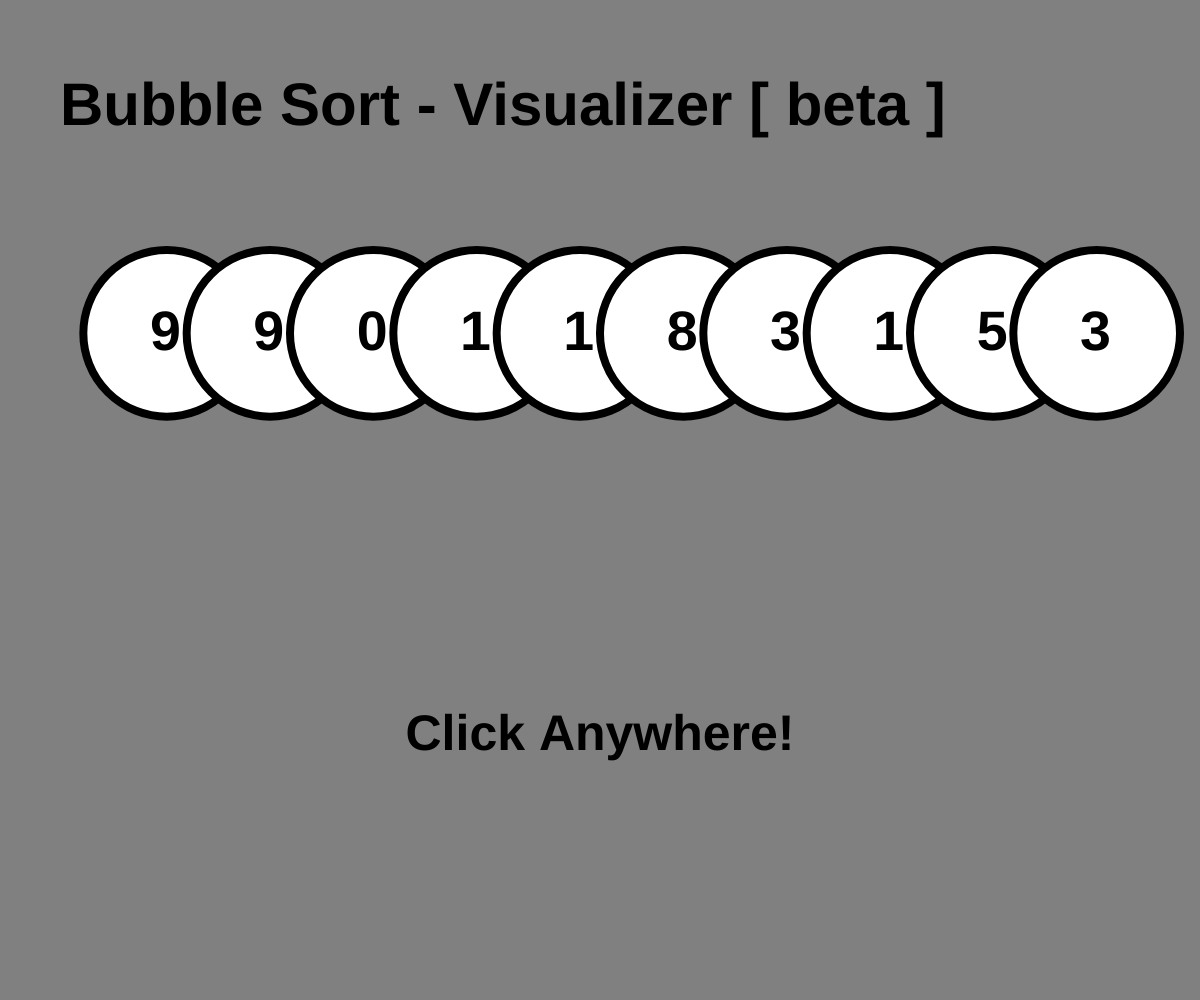
Frame 1 (no input)
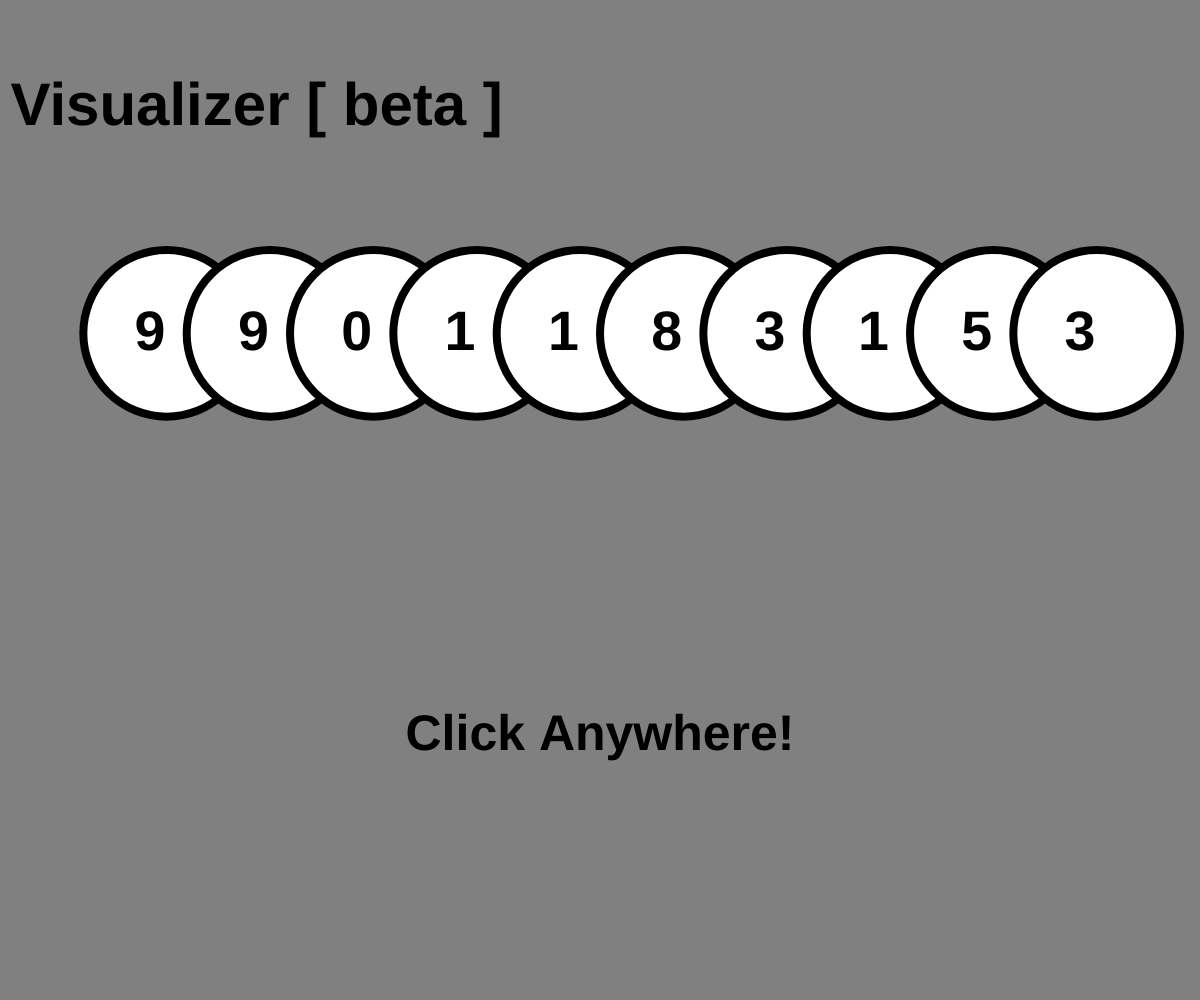
Frame 60 (no input)
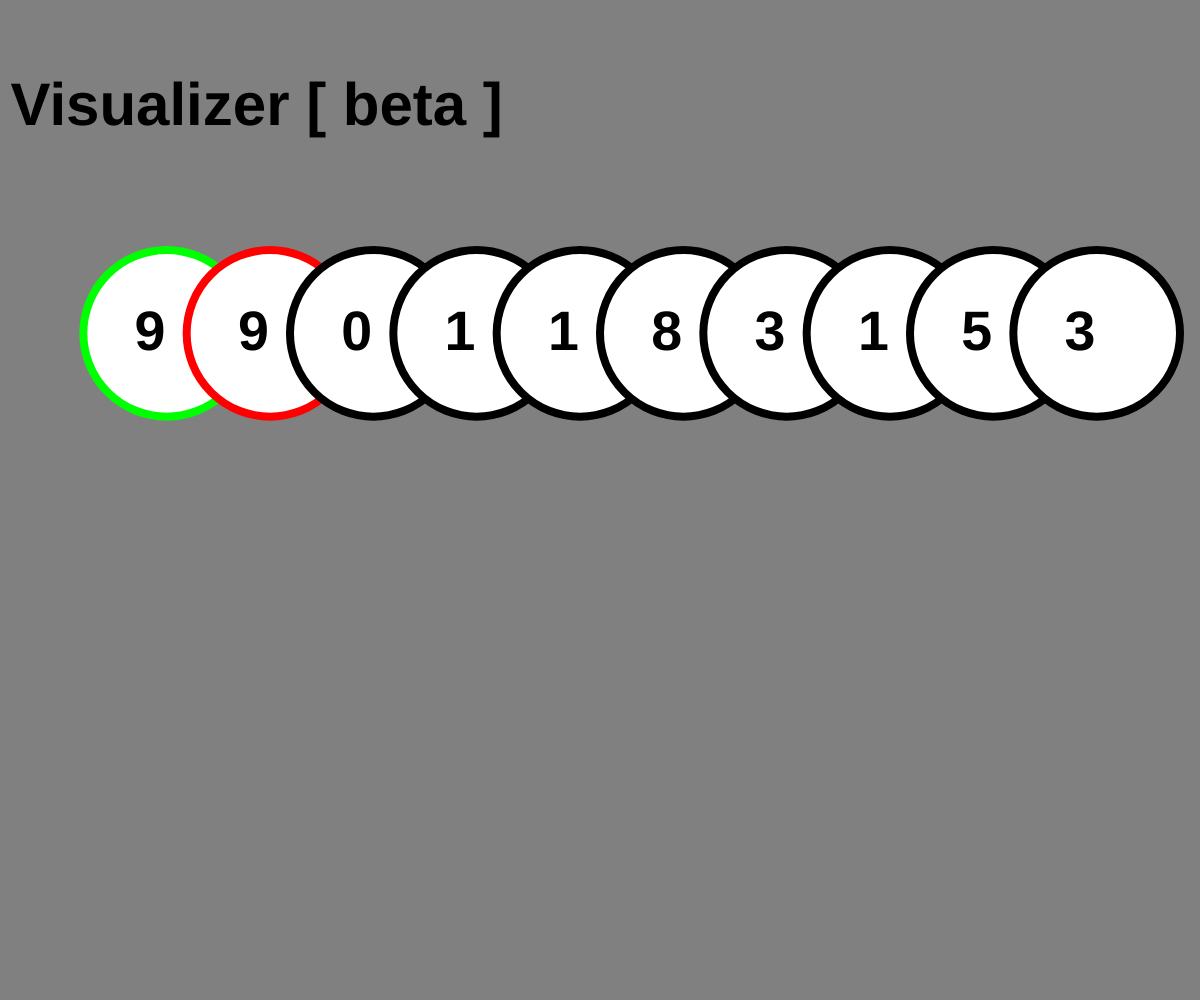
Frame 120 (the mouse pressed at the canvas centre since frame 60)

The p5.js sketch that drew these frames (run headless with seeded random() and noise() and a simulated clock; from frame 60 on, the mouse is pressed at the canvas centre):

// p5.js sketch
// ── sketch.js

var my_array = [];
var circle = [];
var message = "Click Anywhere!";
var print_message = true;
function setup() {
  createCanvas(window.innerWidth, window.innerHeight);
 
  
  for(var i = 0; i < 10; i++){
  
    my_array[i] = random_number();

  }
  
  for(var i = 0; i < my_array.length; i++){
    circle[i] = new Circle(i);
    circle[i].data = my_array[i];
   
  }
  
};

function draw(){
  background('gray');
  textSize(60);
  textStyle(BOLD);
  text("Bubble Sort - Visualizer [ beta ]", width/20, 1*height/8);    
  for(var i = 0; i < my_array.length; i++){
        circle[i].display();
      } 
  textSize(50);
  textAlign(CENTER);
  text(message, width/2, 3*height/4);    
}

function Circle(i) {
  
  this.y = height/3;
  this.x = map(i, 0, my_array.length, this.y/2, width);
  this.data = 0;
  this.strokethickness = 8;
  this.strokecolor = "black";
  this.display = function(){
    fill(255);
    strokeWeight(this.strokethickness)
    stroke(this.strokecolor);
    ellipse(this.x, this.y, this.y/2, this.y/2);
    fill(0);
    noStroke();
    textSize(this.y/6);
    text(this.data, this.x-this.y/20, this.y+this.y/20);
  }
};

var index = 0;
var k_level = 0;
var initialize = true;
function mousePressed(){
  if(initialize === true){
    super_active_mode(circle[index]);
    active_mode(circle[index + 1]);
    message = "";
    initialize = false;
    return;
  }
  if(k_level === my_array.length - 2){
    super_active_mode(circle[0]);
    super_active_mode(circle[1]);
    message = "Bubble Sort Complete!"
    return;
  }
  if(index === my_array.length - k_level - 1){
    index = 0;
    k_level += 1;
    
    super_active_mode(circle[index]);
    active_mode(circle[index + 1]);
    
    return;
  }
  
  if(circle[index].data > circle[index + 1].data){
    if(print_message === true){
      message = `${circle[index].data} is greater than ${circle[index + 1].data}\nHence, we need to SWAP!`;
      print_message = false;
      return;
    }
    //Swapping data
    var temp_data = circle[index].data;
    circle[index].data = circle[index + 1].data;
    circle[index + 1].data = temp_data;
    print_message = true;
    return;
  }
  
  message = "";
  
  index += 1;
  
  normal_mode(circle[index - 1]);
  super_active_mode(circle[index]);
  if(index < my_array.length - k_level - 1){
    active_mode(circle[index + 1]);
  }
  
    
};

function random_number(){
  return Math.floor(Math.random()*10); 
};


function active_mode(a){
  a.strokecolor = "red";
};

function super_active_mode(a){
  a.strokecolor = "lime";
};


function normal_mode(a){
  a.strokecolor = "black";
}
